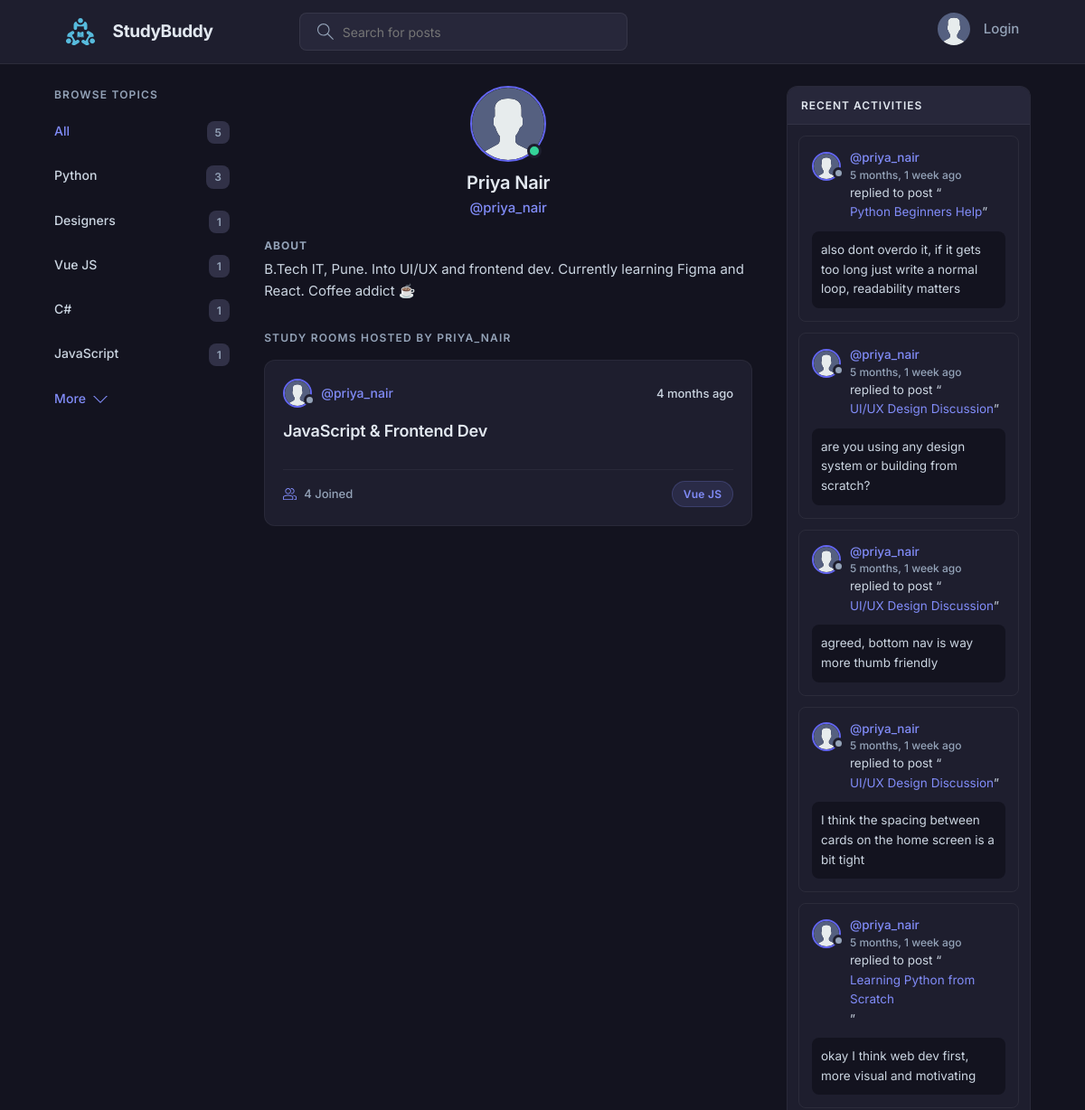
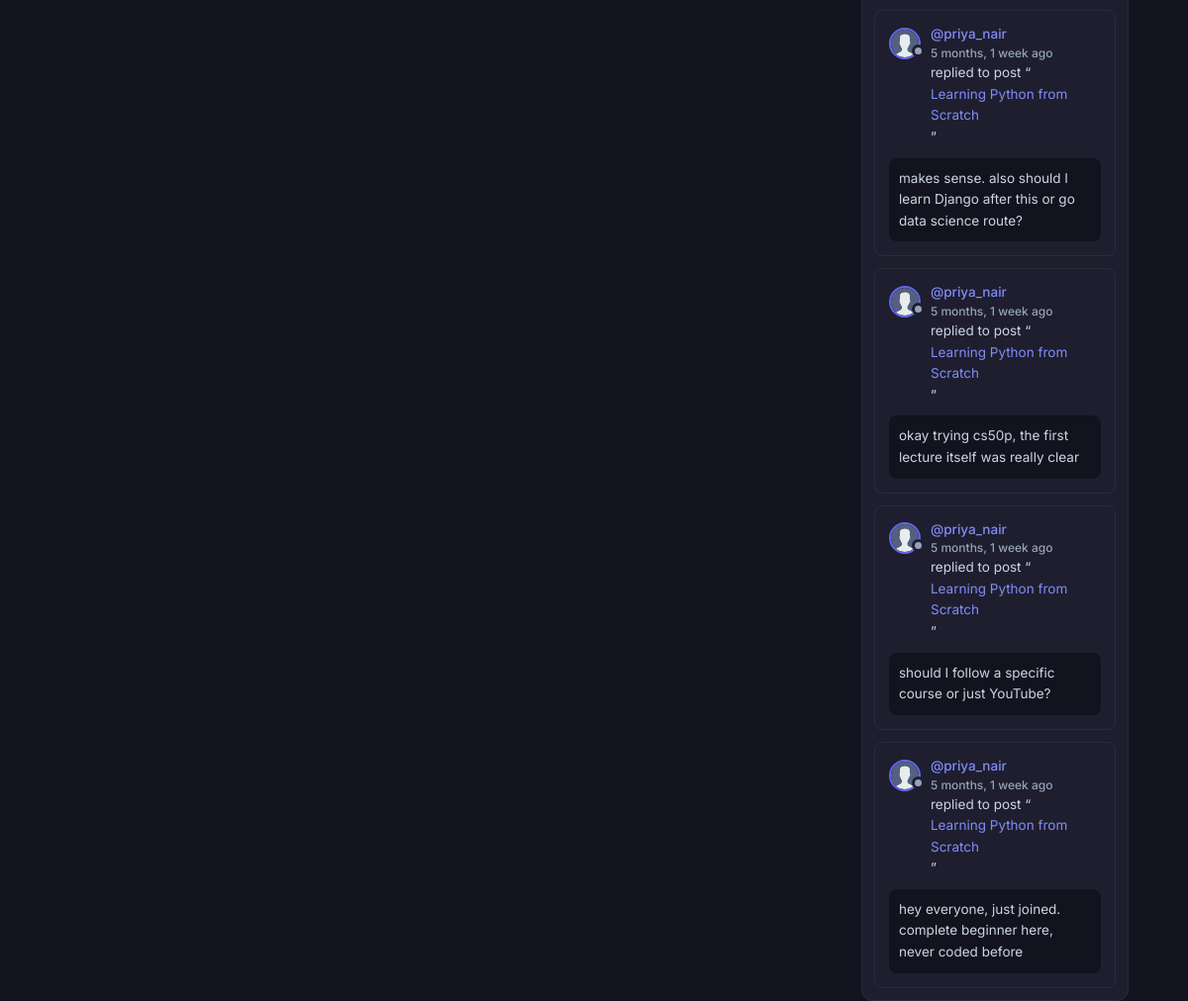
The app's page /profile/2/ with its own data (2 pictures, top to bottom).
### base/models.py (models this page shows, shortened)
class Topic(models.Model):
    name = models.CharField(max_length=200)

class User(AbstractUser):
    name = models.CharField(max_length=200, null=True)
    email = models.EmailField(unique=True, null=True)
    bio = models.TextField(null=True)
    avatar = models.ImageField(null=True, default="avatar.svg")
    USERNAME_FIELD = 'email'
    REQUIRED_FIELDS = []

class Room(models.Model):
    host = models.ForeignKey(User, on_delete=models.SET_NULL, null=True)
    topic = models.ForeignKey(Topic, on_delete=models.SET_NULL, null=True)
    name = models.CharField(max_length=200)
    description = models.TextField(null=True, blank=True)
    participants = models.ManyToManyField(
        User, related_name='participants', blank=True)
    updated = models.DateTimeField(auto_now=True)
    created = models.DateTimeField(auto_now_add=True)
    class Meta:
        ordering = ['-updated', '-created']
    def __str__(self):
        return self.name

class Message(models.Model):
    user = models.ForeignKey(User, on_delete=models.CASCADE)
    room = models.ForeignKey(Room, on_delete=models.CASCADE)
    body = models.TextField()
    updated = models.DateTimeField(auto_now=True)
    created = models.DateTimeField(auto_now_add=True)
    class Meta:
        ordering = ['-updated', '-created']

### base/views.py (the view)
# urls.py: path('profile/<str:pk>/', views.userProfile, name="user-profile"),
def userProfile(request, pk):
    user = User.objects.get(id=pk)
    rooms = user.room_set.all()
    room_messages = user.message_set.all()
    topics = Topic.objects.all()
    context = {'user': user, 'rooms': rooms,
               'room_messages': room_messages, 'topics': topics}
    return render(request, 'base/profile.html', context)

### base/templates/base/profile.html (shortened to what this page needs)
{% extends 'main.html' %}
{% block content %}
<main class="profile-page layout layout--3">
  <div class="container">
    {% include 'base/topics_component.html' %}
    <div class="roomList">
      <div class="profile">
        <div class="profile__avatar">
          <div class="avatar avatar--large active">
            <img src="{{user.avatar.url}}" />
          </div>
        </div>
        <div class="profile__info">
          <h3>{{user.name}}</h3>
          <p>@{{user.username}}</p>
        </div>
        <div class="profile__about">
          <h3>About</h3>
          <p>
            {{user.bio}}
          </p>
        </div>
      </div>
      <div class="roomList__header">
        <div>
          <h2>Study Rooms Hosted by {{user.username}}</h2>
        </div>
      </div>
      {% include 'base/feed_component.html' %}
    </div>
    {% include 'base/activity_component.html' %}
  </div>
</main>
{% endblock content %}

### templates/main.html (shortened to what this page needs)
<!DOCTYPE html>
{% load static %}
<html lang="en">
<head>
    <link rel="stylesheet" href="{% static 'styles/style.css' %}" />
</head>
<body>
    {% include 'navbar.html' %}
    {% block content %}
    {% endblock %}
</body>
</html>

### templates/navbar.html (shortened to what this page needs)
{% load static %}
<header class="header header--loggedIn">
    <div class="container">
        <a href="{% url 'home' %}" class="header__logo">
            <img src="{% static 'images/logo.svg' %}" />
            <h1>StudyBuddy</h1>
        </a>
        <form class="header__search" method="GET" action="{% url 'home' %}">
            <label>
                <input name="q" placeholder="Search for posts" />
            </label>
        </form>
        <nav class="header__menu">
            {% if request.user.is_authenticated %}
            <div class="header__user">
                <a href="{% url 'update-user' %}">
                    <div class="avatar avatar--medium active">
                        <img src="{{request.user.avatar.url}}" />
                    </div>
                    <p>{{request.user.username}} <span>@{{request.user.username}}</span></p>
                </a>
                <button class="dropdown-button">
                    <svg version="1.1" xmlns="http://www.w3.org/2000/svg" width="32" height="32" viewBox="0 0 32 32">
                        <title>chevron-down</title>
                        <path d="M16 21l-13-13h-3l16 16 16-16h-3l-13 13z"></path>
                    </svg>
                </button>
            </div>
            {% else %}
            <a href="{% url 'login' %}">
                <img src="{% static 'images/avatar.svg' %}" />
                <p>Login</p>
            </a>
            {% endif %}
        </nav>
    </div>
</header>

### base/templates/base/topics_component.html
<div class="topics">
    <div class="topics__header">
        <h2>Browse Topics</h2>
    </div>
    <ul class="topics__list">
        <li>
            <a href="{% url 'home' %}" class="active">All <span>{{topics.count}}</span></a>
        </li>
        {% for topic in topics %}
        <li>
            <a href="{% url 'home' %}?q={{topic.name}}">{{topic.name}}<span>{{topic.room_set.all.count}}</span></a>
        </li>
        {% endfor %}
    </ul>
    <a class="btn btn--link" href="{% url 'topics' %}">
        More
        <svg version="1.1" xmlns="http://www.w3.org/2000/svg" width="32" height="32" viewBox="0 0 32 32">
            <title>chevron-down</title>
            <path d="M16 21l-13-13h-3l16 16 16-16h-3l-13 13z"></path>
        </svg>
    </a>
</div>

### base/templates/base/feed_component.html (shortened to what this page needs)
{% for room in rooms %}
<div class="roomListRoom">
    <div class="roomListRoom__header">
        <a href="{% url 'user-profile' room.host.id %}" class="roomListRoom__author">
            <div class="avatar avatar--small">
                <img src="{{room.host.avatar.url}}" />
            </div>
            <span>@{{room.host.username}}</span>
        </a>
        <div class="roomListRoom__actions">
            <span>{{room.created|timesince}} ago</span>
        </div>
    </div>
    <div class="roomListRoom__content">
        <a href="{% url 'room' room.id %}">{{room.name}}</a>
    </div>
    <div class="roomListRoom__meta">
        <a href="{% url 'room' room.id %}" class="roomListRoom__joined">
            {{room.participants.all.count}} Joined
        </a>
        <p class="roomListRoom__topic">{{room.topic.name}}</p>
    </div>
</div>
{% endfor %}

### base/templates/base/activity_component.html (shortened to what this page needs)
<div class="activities">
    <div class="activities__header">
        <h2>Recent Activities</h2>
    </div>
    {% for message in room_messages %}
    <div class="activities__box">
        <div class="activities__boxHeader roomListRoom__header">
            <a href="{% url 'user-profile' message.user.id %}" class="roomListRoom__author">
                <div class="avatar avatar--small">
                    <img src="{{message.user.avatar.url}}" />
                </div>
                <p>
                    @{{message.user.username}}
                    <span>{{message.created|timesince}} ago</span>
                </p>
            </a>
        </div>
        <div class="activities__boxContent">
            <p>replied to post “<a href="{% url 'room' message.room.id %}">{{message.room}}</a>”</p>
            <div class="activities__boxRoomContent">{{message.body}}</div>
        </div>
    </div>
    {% endfor %}
</div>

### records on screen
Topic: name "Python", room_set.all.count "3"
Topic: name "Designers", room_set.all.count "1"
Topic: name "Vue JS", room_set.all.count "1"
Topic: name "C#", room_set.all.count "1"
Topic: name "JavaScript", room_set.all.count "1"
User: avatar (placeholder picture), name "Priya Nair", username "priya_nair", bio "B.Tech IT, Pune. Into UI/UX and frontend dev. Currently learning Figma and React. Coffee addict ☕", username "PRIYA_NAIR"
Room: host.avatar (placeholder picture), host.username "priya_nair", created "4 months", name "JavaScript & Frontend Dev", participants.all.count "4", topic.name "Vue JS"
Message: user.avatar (placeholder picture), user.username "priya_nair", created "5 months, 1 week", room "Python Beginners Help", body "also dont overdo it, if it gets too long just write a normal loop, readability matters"
Message: user.avatar (placeholder picture), user.username "priya_nair", created "5 months, 1 week", room "UI/UX Design Discussion", body "are you using any design system or building from scratch?"
Message: user.avatar (placeholder picture), user.username "priya_nair", created "5 months, 1 week", room "UI/UX Design Discussion", body "agreed, bottom nav is way more thumb friendly"
Message: user.avatar (placeholder picture), user.username "priya_nair", created "5 months, 1 week", room "UI/UX Design Discussion", body "I think the spacing between cards on the home screen is a bit tight"
Message: user.avatar (placeholder picture), user.username "priya_nair", created "5 months, 1 week", room "Learning Python from Scratch", body "okay I think web dev first, more visual and motivating"
Message: user.avatar (placeholder picture), user.username "priya_nair", created "5 months, 1 week", room "Learning Python from Scratch", body "makes sense. also should I learn Django after this or go data science route?"
Message: user.avatar (placeholder picture), user.username "priya_nair", created "5 months, 1 week", room "Learning Python from Scratch", body "okay trying cs50p, the first lecture itself was really clear"
Message: user.avatar (placeholder picture), user.username "priya_nair", created "5 months, 1 week", room "Learning Python from Scratch", body "should I follow a specific course or just YouTube?"
Message: user.avatar (placeholder picture), user.username "priya_nair", created "5 months, 1 week", room "Learning Python from Scratch", body "hey everyone, just joined. complete beginner here, never coded before"

### other values on screen
{{ topics.count }} "5"
